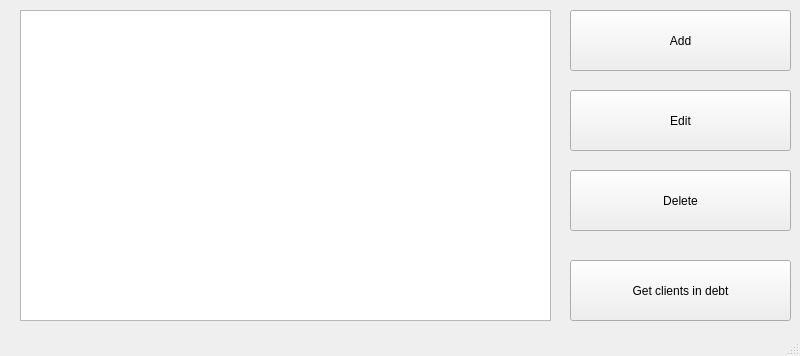
<?xml version="1.0" encoding="UTF-8"?>
<ui version="4.0">
 <class>MainWindow</class>
 <widget class="QMainWindow" name="MainWindow">
  <property name="geometry">
   <rect>
    <x>0</x>
    <y>0</y>
    <width>800</width>
    <height>356</height>
   </rect>
  </property>
  <property name="windowTitle">
   <string>MainWindow</string>
  </property>
  <widget class="QWidget" name="centralwidget">
   <widget class="QListView" name="listView">
    <property name="geometry">
     <rect>
      <x>20</x>
      <y>10</y>
      <width>531</width>
      <height>311</height>
     </rect>
    </property>
   </widget>
   <widget class="QPushButton" name="deleteButton">
    <property name="geometry">
     <rect>
      <x>570</x>
      <y>170</y>
      <width>221</width>
      <height>61</height>
     </rect>
    </property>
    <property name="text">
     <string>Delete</string>
    </property>
   </widget>
   <widget class="QPushButton" name="addButton">
    <property name="geometry">
     <rect>
      <x>570</x>
      <y>10</y>
      <width>221</width>
      <height>61</height>
     </rect>
    </property>
    <property name="text">
     <string>Add</string>
    </property>
   </widget>
   <widget class="QPushButton" name="getClientsInDebtButton">
    <property name="geometry">
     <rect>
      <x>570</x>
      <y>260</y>
      <width>221</width>
      <height>61</height>
     </rect>
    </property>
    <property name="text">
     <string>Get clients in debt</string>
    </property>
   </widget>
   <widget class="QPushButton" name="editButton">
    <property name="geometry">
     <rect>
      <x>570</x>
      <y>90</y>
      <width>221</width>
      <height>61</height>
     </rect>
    </property>
    <property name="text">
     <string>Edit</string>
    </property>
   </widget>
  </widget>
  <widget class="QStatusBar" name="statusbar"/>
 </widget>
 <resources/>
 <connections/>
</ui>
